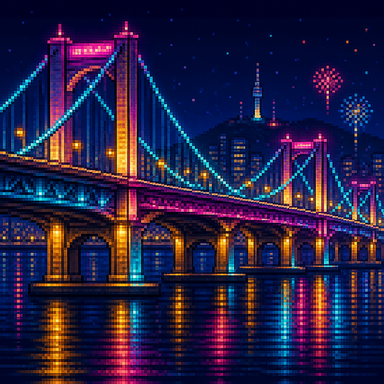
#> input picture Assets/00.Work/KDS/05.Asset/City_Modern/Act3_Fireworks/Act3_PhotoStill_BridgeLights.png, 384 x 384 px
$ python -i gen_act3_photo_subjects_match_act2.py   (imports and definitions only)
#> lines starting #> are read from the running program, lines starting #| are printed output that depends on the picture
"""Act3 photo SUBJECTS — Act2와 같은 '맵 랜드마크 소품' 결.

스틸(SNS 카드)은 건드리지 않음. 월드에 배치되는 4프레임 시트만 재생성.
투명 배경 + soft tint, 피사체(부스/노점/난간/보트 등)가 주인공.
"""
from PIL import Image
import os

OUT = r"C:\Github\260702_FollowMe\Assets\00.Work\KDS\05.Asset\City_Modern\Act3_Fireworks"
# [1 line not run here, left out]

CLR = (0, 0, 0, 0)
OUTLINE = (12, 10, 18, 255)

SKIN = (236, 204, 176, 255)
SKIN_S = (210, 168, 140, 255)
HAIR_A = (52, 38, 34, 255)
HAIR_B = (90, 48, 40, 255)
HAIR_C = (40, 44, 58, 255)

SHIRT_A = (86, 148, 220, 255)
SHIRT_AH = (130, 178, 235, 255)
SHIRT_B = (228, 92, 128, 255)
SHIRT_BH = (245, 140, 168, 255)
SHIRT_C = (64, 176, 132, 255)
SHIRT_CH = (110, 205, 165, 255)
PANTS = (58, 54, 68, 255)
PANTS_H = (78, 74, 90, 255)
SHOE = (36, 32, 34, 255)

WOOD = (148, 104, 64, 255)
WOOD_H = (178, 132, 88, 255)
WOOD_D = (110, 72, 42, 255)
CREAM = (248, 240, 228, 255)
WHITE = (246, 246, 250, 255)
BLACK = (28, 26, 34, 255)
GRAY = (120, 118, 128, 255)
GRAY_H = (170, 168, 178, 255)
METAL = (150, 156, 168, 255)
METAL_H = (200, 206, 218, 255)
METAL_D = (90, 94, 104, 255)
BOARD = (28, 26, 38, 255)
BOARD_H = (48, 46, 64, 255)

NIGHT = (28, 34, 58, 255)
NIGHT_H = (48, 56, 88, 255)
PINK = (255, 140, 178, 255)
PINK_H = (255, 190, 210, 255)
CYAN = (90, 230, 255, 255)
GOLD = (230, 180, 70, 255)
WARM = (255, 210, 130, 255)
WARM_H = (255, 230, 180, 255)
ORANGE = (255, 140, 60, 255)
PURPLE = (120, 80, 180, 255)
RED = (220, 70, 90, 255)
SHADOW = (12, 14, 24, 90)
SOFT_TOP = (40, 36, 70, 70)
SOFT_BOT = (24, 40, 70, 35)


def new(w, h):
    return Image.new("RGBA", (w, h), CLR)


def px(img, x, y, c):
    if 0 <= x < img.width and 0 <= y < img.height and c[3] > 0:
        img.putpixel((x, y), c)


def rect(img, x0, y0, x1, y1, c):
    for y in range(y0, y1):
        for x in range(x0, x1):
            px(img, x, y, c)


def hline(img, x0, x1, y, c):
    for x in range(x0, x1 + 1):
        px(img, x, y, c)


def vline(img, x, y0, y1, c):
    for y in range(y0, y1 + 1):
        px(img, x, y, c)


# [5 lines left out: function oval, not called in this run]


def shade_rect(img, x0, y0, x1, y1, base, hi=None, lo=None):
    rect(img, x0, y0, x1, y1, base)
    if hi:
        hline(img, x0, x1 - 1, y0, hi)
        vline(img, x0, y0, y1 - 1, hi)
    if lo:
        hline(img, x0, x1 - 1, y1 - 1, lo)
        vline(img, x1 - 1, y0, y1 - 1, lo)


# [40 lines left out: functions add_outline, soft_night, not called in this run]


def with_backdrop(draw_fn, soft_fn):
    outlined = add_outline(draw_fn())
    back = soft_fn()
    back.paste(outlined, (0, 0), outlined)
    return back


# [32 lines left out: functions person, spark, build_sheet, not called in this run]


# ---------- subjects (landmark props) ----------

def sub_bridge_view(frame):
    bob = frame % 2

    def solid():
        img = new(96, 64)
        # 짧은 난간 + 쌍안경 전망대 (전경 소품)
        shade_rect(img, 4, 36, 92, 42, METAL, METAL_H, METAL_D)
        for x in range(8, 90, 8):
            shade_rect(img, x, 42, x + 2, 54, METAL, METAL_H, METAL_D)
            if (frame + x) % 4 != 3:
                px(img, x, 35, GOLD if x % 16 < 8 else CYAN)
        shade_rect(img, 0, 54, 96, 60, WOOD, WOOD_H, WOOD_D)
        # coin binocular
        shade_rect(img, 62, 20 + bob, 86, 40 + bob, METAL_D, METAL, BLACK)
        oval(img, 70, 28 + bob, 5, 5, BOARD)
        oval(img, 80, 28 + bob, 5, 5, BOARD)
        oval(img, 70, 28 + bob, 2, 2, CYAN if frame % 2 == 0 else GOLD)
        oval(img, 80, 28 + bob, 2, 2, GOLD if frame % 2 == 0 else CYAN)
        shade_rect(img, 72, 40 + bob, 78, 54, METAL, METAL_H, METAL_D)
        person(img, 18, 54, SHIRT_B, SHIRT_BH, HAIR_B, frame, "phone")
        person(img, 40, 54, SHIRT_A, SHIRT_AH, HAIR_A, frame + 1, "look_up")
        if frame % 2 == 0:
            spark(img, 28, 12, PINK)
            spark(img, 50, 8, GOLD)
        return img

    return with_backdrop(solid, lambda: soft_night(96, 64, 16))


# [208 lines left out: functions sub_firework_peak, sub_phone_crowd, sub_food_truck, sub_drone_show, sub_photo_booth, sub_pier_boat and 3 more, not called in this run]


SUBJECTS = [
    ("Act3_PhotoSubject_BridgeView_96x64.png", 96, 64, sub_bridge_view),
    ("Act3_PhotoSubject_FireworkPeak_64x96.png", 64, 96, sub_firework_peak),
    ("Act3_PhotoSubject_PhoneCrowd_96x64.png", 96, 64, sub_phone_crowd),
    ("Act3_PhotoSubject_FoodTruck_96x64.png", 96, 64, sub_food_truck),
    ("Act3_PhotoSubject_DroneShow_96x64.png", 96, 64, sub_drone_show),
    ("Act3_PhotoSubject_PhotoBooth_64x96.png", 64, 96, sub_photo_booth),
    ("Act3_PhotoSubject_PierBoat_96x64.png", 96, 64, sub_pier_boat),
    ("Act3_PhotoSubject_EmptyRiver_96x64.png", 96, 64, sub_empty_river),
    ("Act3_PhotoSubject_BridgeLights_96x64.png", 96, 64, sub_bridge_lights),
    ("Act3_PhotoSubject_WaterReflect_96x64.png", 96, 64, sub_water_reflect),
]


# [5 lines not run here, left out]

>>> import cv2
>>> picture = cv2.imread('Act3_PhotoStill_BridgeLights.png', cv2.IMREAD_GRAYSCALE)
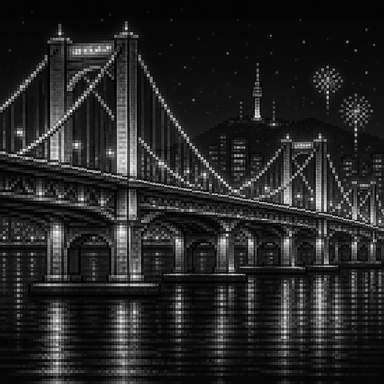
#> picture: shape (384, 384); min 0, max 255, mean 37.1
>>> result = sub_bridge_view(picture)
#> in sub_bridge_view, `bob = frame % 2`:
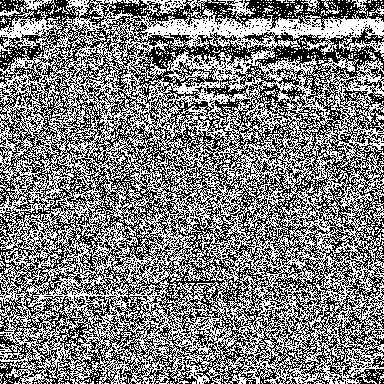
#> bob: shape (384, 384); values 0 (black) and 1 (white), 50% white in thin lines or dots
#> in solid, `img = new(96, 64)`: img: PIL image 96x64 RGBA; every value is 0
#> after the loop in rect, `for y in range(y0, y1):`:
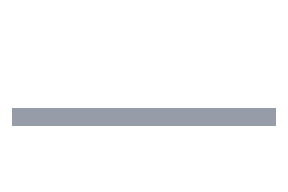
#> img: PIL image 96x64 RGBA (shown 3 times larger); mean R, G, B, A 12.9, 13.4, 14.4, 21.9; transparent parts drawn white
#> call 2 of hline, with x0 = 4, x1 = 91, y = 41, c = (90, 94, 104, 255)
#> after the loop in hline (call 2), `for x in range(x0, x1 + 1):`:
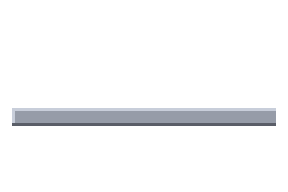
#> img: PIL image 96x64 RGBA (shown 3 times larger); mean R, G, B, A 12.8, 13.3, 14.3, 21.9; transparent parts drawn white
#> (the run stopped early here; a loop or call above may not have finished)

$ run again, on Assets/00.Work/KDS/05.Asset/City_Modern/Act3_Fireworks/Act3_BG_CitySkyline.png
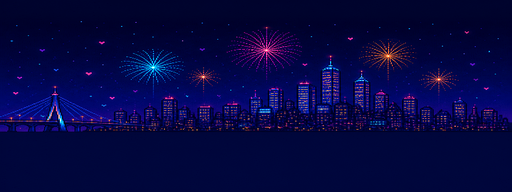
#> input picture Assets/00.Work/KDS/05.Asset/City_Modern/Act3_Fireworks/Act3_BG_CitySkyline.png, 512 x 192 px
#> `picture = cv2.imread('Act3_PhotoStill_BridgeLights.png', cv2.IMREAD_GR..`:
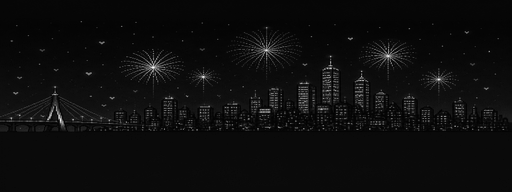
#> picture: shape (192, 512); min 0, max 254, mean 13.2
#> in sub_bridge_view, `bob = frame % 2`:
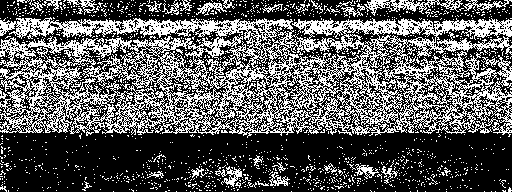
#> bob: shape (192, 512); values 0 (black) and 1 (white), 36% white in thin lines or dots

$ run again, on Assets/00.Work/KDS/05.Asset/City_Modern/Act3_Fireworks/Act3_BG_FestivalLights.png
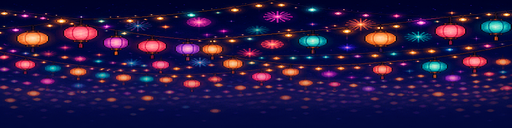
#> input picture Assets/00.Work/KDS/05.Asset/City_Modern/Act3_Fireworks/Act3_BG_FestivalLights.png, 512 x 128 px
#> `picture = cv2.imread('Act3_PhotoStill_BridgeLights.png', cv2.IMREAD_GR..`:
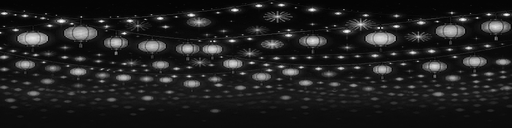
#> picture: shape (128, 512); min 1, max 255, mean 31.8
#> in sub_bridge_view, `bob = frame % 2`:
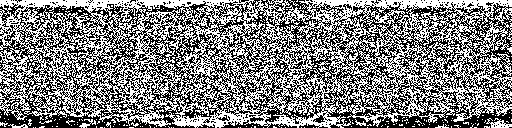
#> bob: shape (128, 512); values 0 (black) and 1 (white), 50.2% white; black in thin lines or dots
